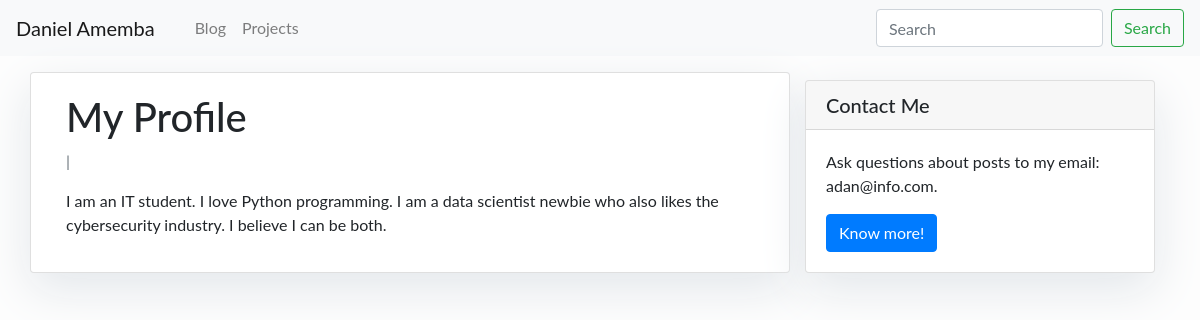
The page /my-profile/ on the database its author committed.
### blog/models.py (models this page shows, shortened)
class Wikis(models.Model):
    title = models.CharField(max_length=200, unique=True)
    slug = models.SlugField(max_length=200, unique=True)
    author = models.ForeignKey(User, on_delete=models.CASCADE, related_name="wiki_posts")
    content = models.TextField()
    created = models.DateTimeField(auto_now_add=True)
    updated = models.DateTimeField(auto_now=True)
    status = models.IntegerField(choices=STATUS, default=0)
    class Meta:
        ordering = ['-created']

### blog/views.py (the view)
# urls.py: path('<slug:slug>/', views.WikisDetail.as_view(), name='wiki_detail'),
class WikisDetail(generic.DetailView):
    model = Wikis
    template_name = 'wiki_detail.html'

### blog/templates/wiki_detail.html
{% extends 'base.html' %} {% block content %}
<div class="container">
  <div class="row">
    <div class="col-md-8 card mb-4  mt-3 left  top">
      <div class="card-body">
        <h1>{% block title %} {{ object.title }} {% endblock title %}</h1>
        <p class=" text-muted">{{ wiki.author }} | {{ wiki.created }}</p>
        <p class="card-text ">{{ object.content | safe }}</p>
      </div>
    </div>
    {% block sidebar %} {% include 'sidebar.html' %} {% endblock sidebar %}
  </div>
</div>
{% endblock content %}

### blog/templates/base.html (style rules this page uses)
body { font-family: "Lato", sans-serif; font-size: 16px; background-color: #fdfdfd; }

### blog/templates/sidebar.html (style rules this page uses)
.card { box-shadow: 0 16px 48px #E3E7EB; }

### rows shown on the page
Wikis: title "My Profile", content "I am an IT student. I love Python programming. I am a data scientist newbie who also likes the cybersecurity industry. I believe I can be both."
